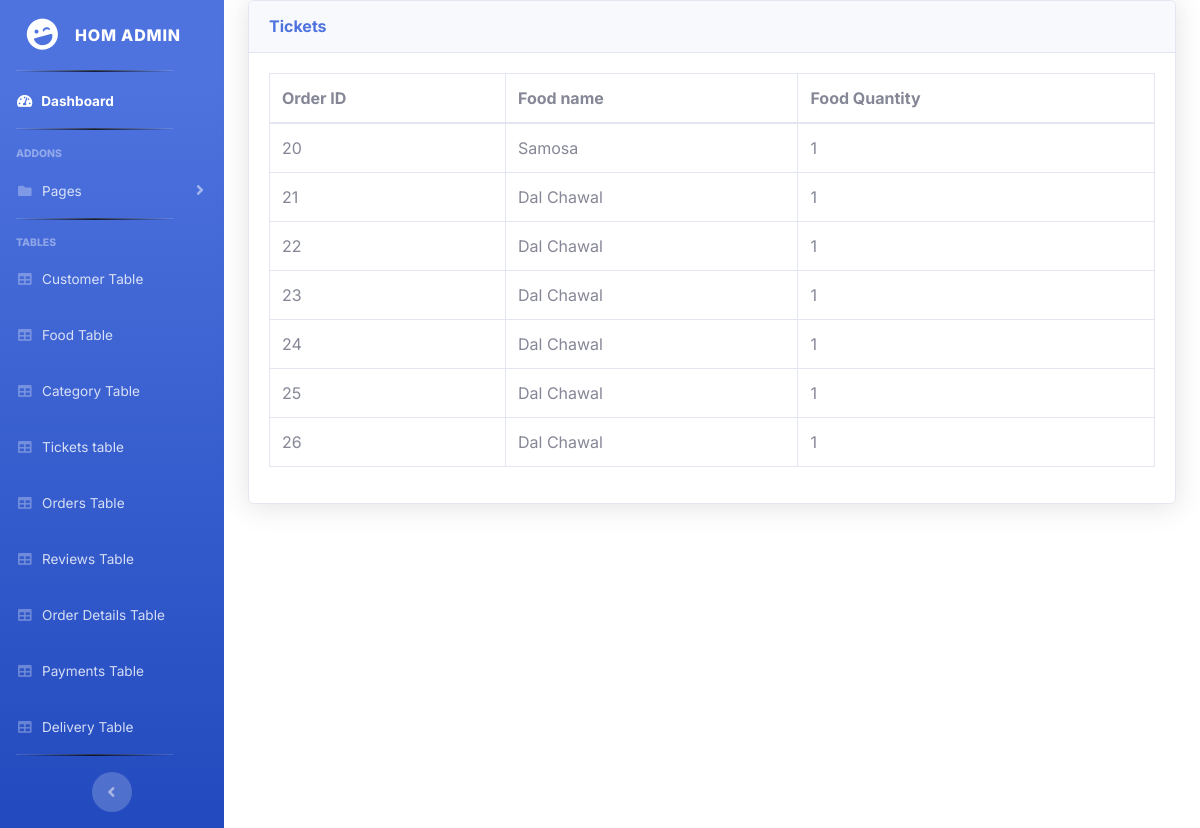
Before: /admin/order_details.php with the older database file.
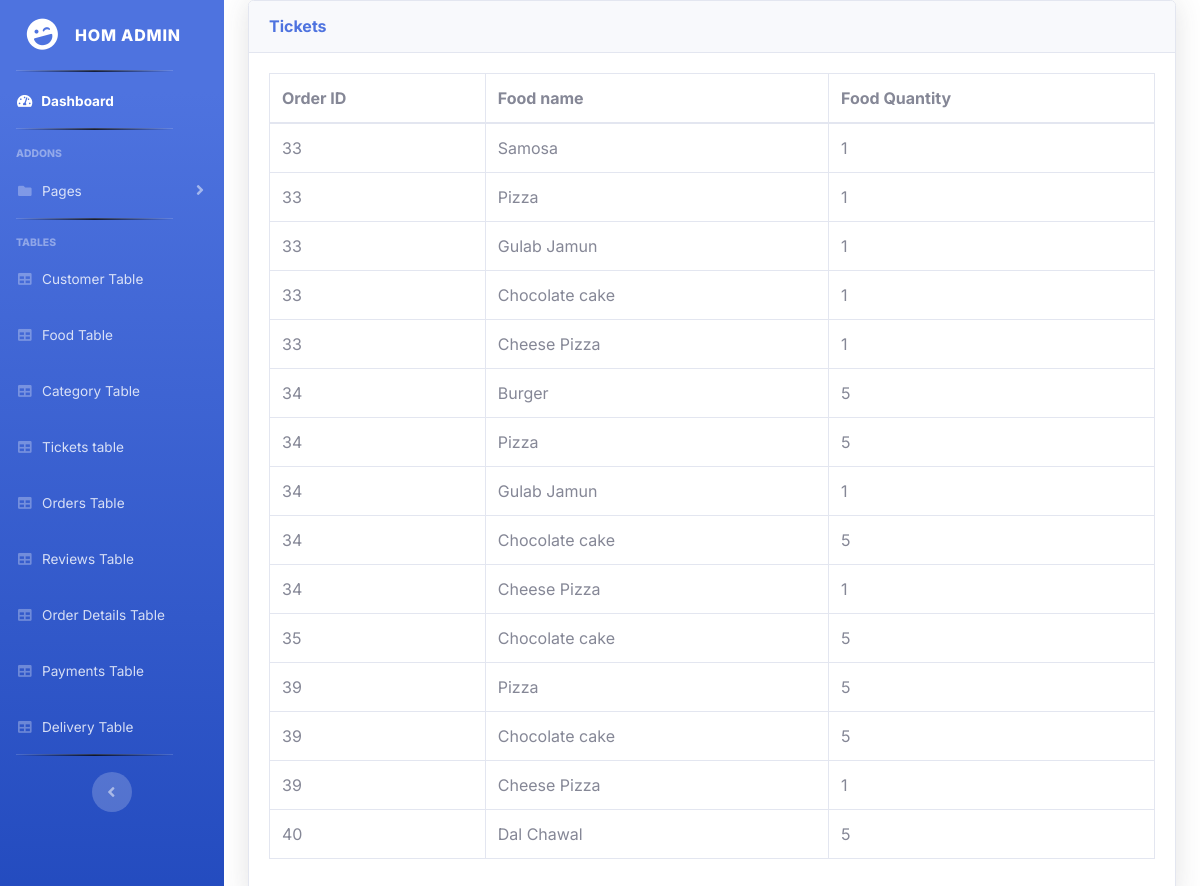
After: the same page with the newer database file.
### tables this page shows
CREATE TABLE `order_details` (
  `od_id` int(11) NOT NULL,
  `o_id` int(10) NOT NULL,
  `f_id` int(10) NOT NULL,
  `f_quantity` int(10) NOT NULL
);

CREATE TABLE `food` (
  `f_id` int(10) NOT NULL,
  `f_name` varchar(50) NOT NULL,
  `f_price` int(10) NOT NULL,
  `f_description` varchar(255) NOT NULL,
  `f_special` tinyint(1) NOT NULL,
  `cat_id` int(10) NOT NULL,
  `image` varchar(255) NOT NULL
);

### admin/order_details.php (the view, shortened to what this page needs)
<?php
    $conn=mysqli_connect("localhost", "bhavesh", "test123", "foodorderingsite");
?>
<!DOCTYPE html>
<html>
<head>
</head>
<body>
	<?php
    include('includes/header.php');
    include('includes/navbar.php');
?>
	<div class="container-fluid">
                    <div class="card shadow mb-4">
                        <div class="card-header py-3">
                            <h6 class="m-0 font-weight-bold text-primary">Tickets</h6>
                        </div>
                        <div class="card-body">
                            <div class="table-responsive">
                                <table class="table table-bordered" id="dataTable" width="100%" cellspacing="0">
                                    <thead>
                                        <tr>
                                            <th>Order ID</th>
                                            <th>Food name</th>
                                            <th>Food Quantity</th>
                                        </tr>
                                    </thead>
                                    <tbody>
                                        <?php
                                            $query="SELECT order_details.o_id, food.f_name, order_details.f_quantity
                                            from order_details
                                            INNER JOIN food ON order_details.f_id=food.f_id";
                                            $result = mysqli_query($conn, $query);
                                            $rows = mysqli_fetch_all($result, MYSQLI_ASSOC);
                                            foreach($rows as $row) {
                                                echo "<tr>
                                                <td>{$row['o_id']}</td>
                                                <td>{$row['f_name']}</td>
                                                <td>{$row['f_quantity']}</td>
                                                </tr>";
                                            }
                                        ?>
                                    </tbody>
                                </table>
                            </div>
                        </div>
                    </div>
                </div>
</body>
</html>

Changed rows visible on the page:
removed order_details: o "20", f.f_name "Samosa", f_quantity "1"
removed order_details: o "21", f.f_name "Dal Chawal", f_quantity "1"
removed order_details: o "22", f.f_name "Dal Chawal", f_quantity "1"
removed order_details: o "23", f.f_name "Dal Chawal", f_quantity "1"
removed order_details: o "24", f.f_name "Dal Chawal", f_quantity "1"
removed order_details: o "25", f.f_name "Dal Chawal", f_quantity "1"
removed order_details: o "26", f.f_name "Dal Chawal", f_quantity "1"
added order_details: o "33", f.f_name "Samosa", f_quantity "1"
added order_details: o "33", f.f_name "Pizza", f_quantity "1"
added order_details: o "33", f.f_name "Gulab Jamun", f_quantity "1"
added order_details: o "33", f.f_name "Chocolate cake", f_quantity "1"
added order_details: o "33", f.f_name "Cheese Pizza", f_quantity "1"
added order_details: o "34", f.f_name "Burger", f_quantity "5"
added order_details: o "34", f.f_name "Pizza", f_quantity "5"
added order_details: o "34", f.f_name "Gulab Jamun", f_quantity "1"
added order_details: o "34", f.f_name "Chocolate cake", f_quantity "5"
added order_details: o "34", f.f_name "Cheese Pizza", f_quantity "1"
added order_details: o "35", f.f_name "Chocolate cake", f_quantity "5"
added order_details: o "39", f.f_name "Pizza", f_quantity "5"
added order_details: o "39", f.f_name "Chocolate cake", f_quantity "5"
added order_details: o "39", f.f_name "Cheese Pizza", f_quantity "1"
added order_details: o "40", f.f_name "Dal Chawal", f_quantity "5"
